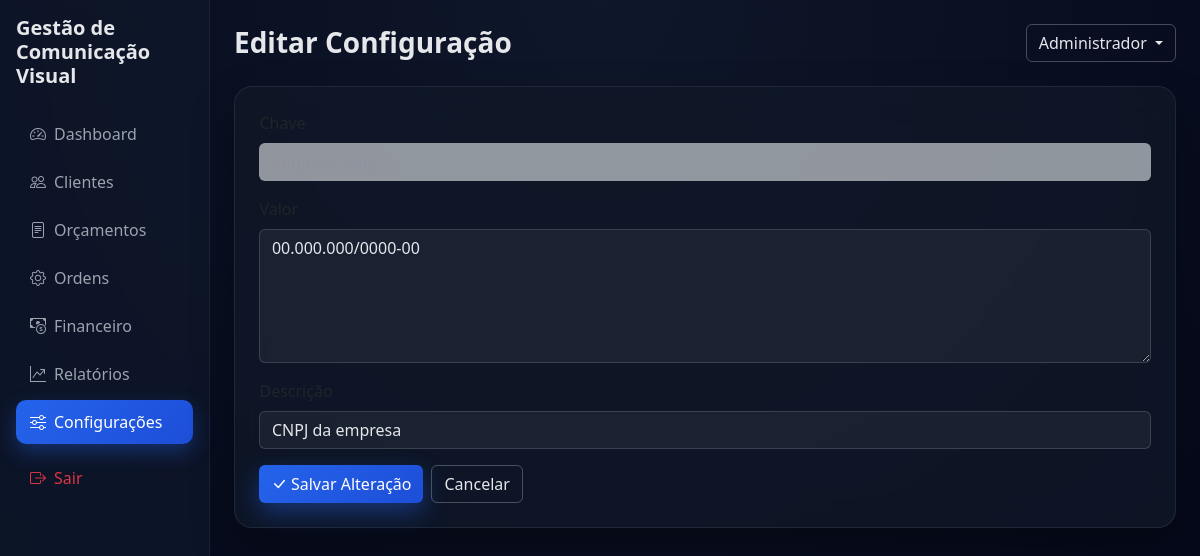
Page /configuracoes/editar?id=2 (signed in) on the committed database.
### tables this page shows
CREATE TABLE usuarios (
    id INT PRIMARY KEY AUTO_INCREMENT,
    nome VARCHAR(150) NOT NULL,
    email VARCHAR(150) UNIQUE NOT NULL,
    senha VARCHAR(255) NOT NULL,
    perfil ENUM('admin', 'financeiro', 'producao', 'vendas') NOT NULL DEFAULT 'vendas',
    ativo BOOLEAN DEFAULT TRUE,
    ultimo_acesso DATETIME,
    criado_em TIMESTAMP DEFAULT CURRENT_TIMESTAMP,
    atualizado_em TIMESTAMP DEFAULT CURRENT_TIMESTAMP ON UPDATE CURRENT_TIMESTAMP,
    INDEX idx_email (email),
    INDEX idx_perfil (perfil)
);

CREATE TABLE configuracoes (
    id INT PRIMARY KEY AUTO_INCREMENT,
    chave VARCHAR(100) UNIQUE NOT NULL,
    valor LONGTEXT,
    descricao VARCHAR(255),
    criado_em TIMESTAMP DEFAULT CURRENT_TIMESTAMP,
    atualizado_em TIMESTAMP DEFAULT CURRENT_TIMESTAMP ON UPDATE CURRENT_TIMESTAMP,
    INDEX idx_chave (chave)
);

### app/controllers/Controller.php (called while the page is built, shortened)
<?php
class Controller {
    protected $view_path = __DIR__ . '/../views/';
    protected $usuario_logado = null;
    public function __construct() {
        $this->verificarAutenticacao();
    }
    protected function verificarAutenticacao() {
        $usuario_model = new Usuario();
        $this->usuario_logado = $usuario_model->findById($_SESSION['usuario_id']);
    }
    protected function render($view, $dados = []) {
        $dados['usuario_logado'] = $this->usuario_logado;
        extract($dados);
        $arquivo = $this->view_path . $view . '.php';
        include $arquivo;
    }
}

### app/controllers/ConfiguracoesController.php (called while the page is built, shortened)
<?php
class ConfiguracoesController extends Controller {
    public function __construct() {
        parent::__construct();
    }
    public function editar() {
        $id = $this->getQuery('id');
        global $pdo;
        $stmt = $pdo->prepare("SELECT * FROM configuracoes WHERE id = ?");
        $stmt->execute([$id]);
        $configuracao = $stmt->fetch();
        $csrf_token = $this->gerarCsrfToken();
        $this->render('configuracoes/form', [
            'configuracao' => $configuracao,
            'csrf_token' => $csrf_token
        ]);
    }
}

### app/models/Model.php (called while the page is built, shortened)
<?php
class Model {
    protected $pdo;
    protected $table;
    public function __construct() {
        global $pdo;
        $this->pdo = $pdo;
    }
    public function findById($id) {
        $sql = "SELECT * FROM {$this->table} WHERE id = :id";
        $stmt = $this->pdo->prepare($sql);
        $stmt->execute(['id' => $id]);
        return $stmt->fetch();
    }
}

### app/views/configuracoes/form.php (the view, shortened to what this page needs)
<!DOCTYPE html>
<html lang="pt-BR">
<head>
<link href="https://cdn.jsdelivr.net/npm/bootstrap@5.3.2/dist/css/bootstrap.min.css" rel="stylesheet">
<link href="https://cdn.jsdelivr.net/npm/bootstrap-icons@1.11.1/font/bootstrap-icons.css" rel="stylesheet">
</head>
<body>
<div class="d-flex">
    <aside class="sidebar p-3">
        <h5 class="fw-bold mb-4">Gestão de Comunicação Visual</h5>
        <ul class="nav nav-pills flex-column gap-1">
            <li><a class="nav-link" href="<?= APP_URL ?>dashboard"><i class="bi bi-speedometer2 me-2"></i>Dashboard</a></li>
            <li><a class="nav-link" href="<?= APP_URL ?>clientes"><i class="bi bi-people me-2"></i>Clientes</a></li>
            <li><a class="nav-link" href="<?= APP_URL ?>orcamentos"><i class="bi bi-file-text me-2"></i>Orçamentos</a></li>
            <li><a class="nav-link" href="<?= APP_URL ?>ordens-producao"><i class="bi bi-gear me-2"></i>Ordens</a></li>
            <li><a class="nav-link" href="<?= APP_URL ?>financeiro"><i class="bi bi-cash-coin me-2"></i>Financeiro</a></li>
            <li><a class="nav-link" href="<?= APP_URL ?>relatorios"><i class="bi bi-graph-up-arrow me-2"></i>Relatórios</a></li>
            <li><a class="nav-link active" href="<?= APP_URL ?>configuracoes"><i class="bi bi-sliders me-2"></i>Configurações</a></li>
            <li class="mt-2"><a class="nav-link text-danger" href="<?= APP_URL ?>logout"><i class="bi bi-box-arrow-right me-2"></i>Sair</a></li>
        </ul>
    </aside>
    <main class="flex-fill p-4">
        <div class="d-flex justify-content-between align-items-center mb-4">
            <h3 class="fw-semibold mb-0">Editar Configuração</h3>
            <div class="dropdown">
                <button class="btn btn-outline-secondary dropdown-toggle" data-bs-toggle="dropdown">
                    <?= htmlspecialchars($usuario_logado['nome']) ?>
                </button>
            </div>
        </div>
        <div class="card">
            <div class="card-body p-4">
                <form method="POST" action="<?= APP_URL ?>configuracoes/atualizar" class="row g-3">
                    <div class="col-12">
                        <label class="form-label">Chave</label>
                        <input type="text" class="form-control" value="<?= htmlspecialchars($configuracao['chave']) ?>" disabled>
                    </div>
                    <div class="col-12">
                        <label class="form-label">Valor</label>
                        <textarea class="form-control" name="valor" rows="5" required><?= htmlspecialchars($configuracao['valor']) ?></textarea>
                    </div>
                    <div class="col-12">
                        <label class="form-label">Descrição</label>
                        <input type="text" class="form-control" name="descricao"
                               value="<?= htmlspecialchars($configuracao['descricao'] ?? '') ?>">
                    </div>
                    <div class="col-12 d-flex gap-2 mt-3">
                        <button class="btn btn-primary">
                            <i class="bi bi-check-lg me-1"></i>Salvar Alteração
                        </button>
                        <a href="<?= APP_URL ?>configuracoes" class="btn btn-outline-secondary">
                            Cancelar
                        </a>
                    </div>
                </form>
            </div>
        </div>
    </main>
</div>
</body>
</html>

### app/views/configuracoes/form.php (style rules this page uses)
body { background: radial-gradient(circle at top, #0f172a, #020617); color: #e5e7eb; }
.sidebar { width: 240px; min-height: 100vh; background: rgba(15, 23, 42, .85); backdrop-filter: blur(14px); border-right: 1px solid rgba(255,255,255,.06); }
.sidebar .nav-link { color: #9ca3af; border-radius: 10px; padding: 10px 14px; transition: .25s; }
.sidebar .nav-link.active { background: linear-gradient(135deg,#2563eb,#1d4ed8); color: #fff; box-shadow: 0 8px 20px rgba(37,99,235,.35); }
.card { background: rgba(17, 25, 40, .75); backdrop-filter: blur(18px); border-radius: 18px; border: 1px solid rgba(255,255,255,.08); box-shadow: 0 20px 40px rgba(0,0,0,.35); }
.form-control, textarea { background: rgba(255,255,255,.05); border: 1px solid rgba(255,255,255,.15); color: #e5e7eb; }
.form-control:disabled { opacity: .6; }
.btn-primary { background: linear-gradient(135deg,#2563eb,#1d4ed8); border: none; box-shadow: 0 10px 25px rgba(37,99,235,.4); }
.btn-outline-secondary { border-color: rgba(255,255,255,.25); color: #e5e7eb; }

### rows in the picture
usuarios: nome "Administrador"
configuracoes: chave "empresa_cnpj", valor "00.000.000/0000-00", descricao "CNPJ da empresa"
